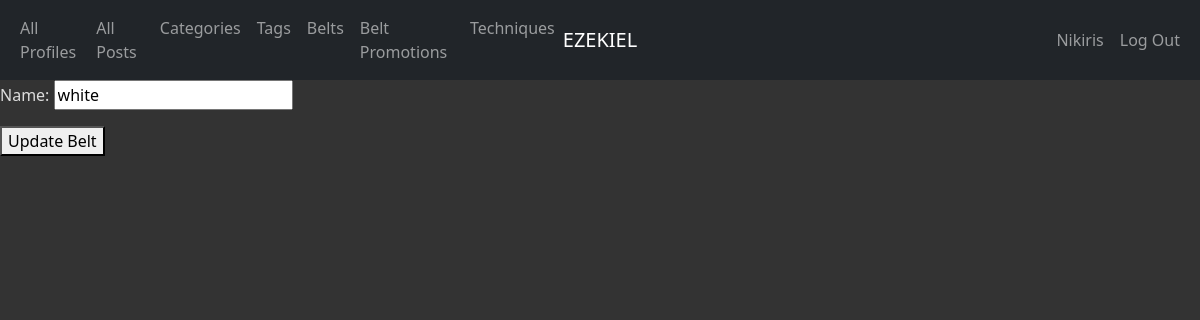
The page /belts/1/update/ (signed in) on the database as committed earlier.
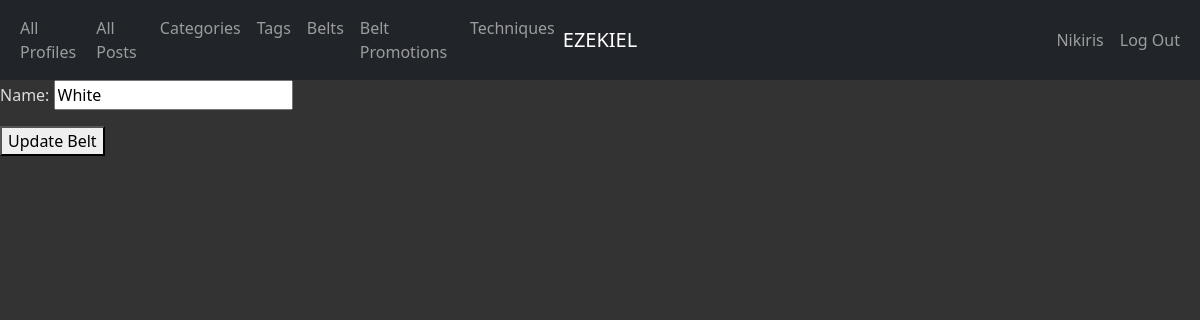
The same page on the database as committed later.
### app_info/models.py (models this page shows, shortened)
class Belt(models.Model):
    belt_id = models.AutoField(primary_key=True)
    name = models.CharField(max_length=45)
    def get_update_url(self):
        return reverse('app_info_belt_update_urlpattern',
                       kwargs={'pk': self.pk}
                       )
    class Meta:
        ordering = ['name']

### app_info/views.py (the view)
class BeltUpdate(LoginRequiredMixin, PermissionRequiredMixin, UpdateView):
    form_class = BeltForm
    model = Belt
    template_name = 'app_info/belt_form_update.html'
    permission_required = ''

### app_info/forms.py (shortened to what this page needs)
class BeltForm(ModelForm):
    class Meta:
        model = Belt
        fields = '__all__'

### app_info/models.py (called while the page is built)
    def get_absolute_url(self):
        return reverse('app_info_profile_detail_urlpattern',
                       kwargs={'pk': self.pk}
                       )

### app_info/templates/app_info/belt_form_update.html (shortened to what this page needs)
{% extends 'app_info/base.html' %}
{% block content %}
    <form
        action="{{ belt.get_update_url }}"
        enctype='multipart/form-data'
        method="post">
        {{ form.as_p }}
        <button type="submit" class="button button-primary">Update Belt</button>
    </form>
{% endblock %}

Rows that differ between the two databases and show on the page:
changed Belt: name "white" → "White"
